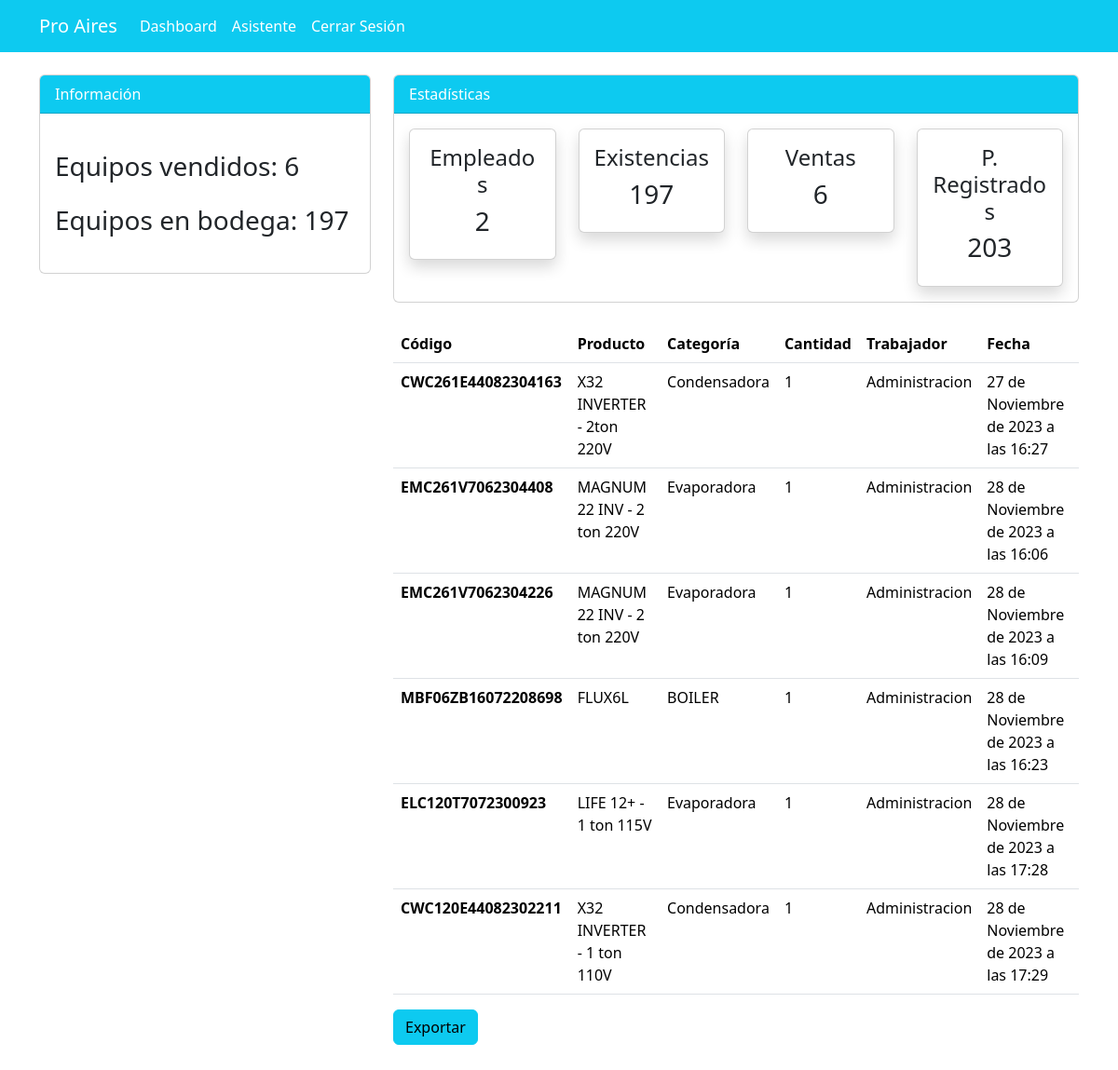
Page /pedido/ (signed in) on the committed database.
### dashboard/models.py (models this page shows, shortened)
class Order(models.Model):
    product = models.ForeignKey(Producto, on_delete=models.CASCADE)
    staff = models.ForeignKey(User, models.CASCADE)
    order_quantity = models.PositiveBigIntegerField()
    date = models.DateTimeField(auto_now_add=True)
    customer = models.ForeignKey(Customer, on_delete=models.CASCADE)
    class Meta:
        verbose_name_plural = 'Pedidos'

class Producto(models.Model):
    code = models.CharField(max_length=20)
    name = models.CharField(max_length=100)
    category = models.CharField(max_length=20)
    quantity = models.PositiveIntegerField()
    type = models.CharField(max_length=100, default=None)
    precio = models.DecimalField(max_digits=20, decimal_places=2, default=1000.00)
    created_at = models.DateTimeField(auto_now_add=True)
    updated_at = models.DateTimeField(auto_now=True)
    price_update = models.DateTimeField(default=None, null=True, blank=True)

### dashboard/views.py (the view)
# urls.py: path('pedido/', views.order, name='dashboard-order'),
@login_required
def order(request):
    orders = Order.objects.all()
    orders_count = orders.count()
    total_order_quantity = orders.aggregate(Sum('order_quantity'))['order_quantity__sum']
    workers_count = User.objects.count()
    items_count = Producto.objects.count()
    total_quantity = Producto.objects.aggregate(Sum('quantity'))['quantity__sum']
    context = {
        'orders': orders,
        'orders_count': orders_count,
        'total_order_quantity':total_order_quantity ,
        'workers_count': workers_count,
        'items_count': items_count,
        'total_quantity': total_quantity,
    }
    return render(request, 'dashboard/order.html', context)

### templates/dashboard/order.html (shortened to what this page needs)
{% extends 'partials/base.html'%}
{% block content %}
{% include 'partials/topnav.html' %}
  <div class="container">
    <div class="row my-4">
        <div class="col-md-4">
        </div>
        <div class="col-md-8">
            <table class="table bg-white">
                <thead class="bg-info">
                    <tr class="text-white">
                        <th scope="col">Código</th>
                        <th scope="col">Producto</th>
                        <th scope="col">Categoría</th>
                        <th scope="col">Cantidad</th>
                        <th scope="col">Trabajador</th>
                        <th scope="col">Fecha</th>
                    </tr>
                </thead>
                <tbody>
                {% for order in orders %}
                    <tr>
                    <th scope="col">{{ order.product.code }}</td>
                    <td>{{ order.product.name }}</td>
                    <td>{{ order.product.category }}</td>
                    <td>{{ order.order_quantity }}</td>
                    <td>{{ order.staff.username }}</td>
                    <td>{{ order.date }}</td>
                    </tr>
                {% endfor %}
                </tbody>
            </table>
            <h3 class="btn btn-info">
                <a class="nav-link" href="{% url 'dashboard-order-csv' %}"> Exportar </a>
            </h3>
        </div>
    </div>
</div>
{% endblock %}

### templates/partials/nav.html (shortened to what this page needs)
 <nav class="navbar navbar-expand-lg navbar-info bg-info">
    {% if user.is_authenticated %}
    <div class="container" color="blue">
        <a class="navbar-brand text-white" href="{% url 'pos-index' %}">Pro Aires</a>
        <div class="collapse navbar-collapse" id="navbarSupportedContent">
            <ul class="navbar-nav mr-auto">
                <li class="nav-item active">
                    <a class="nav-link text-white" href="{% url 'dashboard-index' %}">  Dashboard </a>
                </li>
            </ul>
            <ul class="navbar-nav ml-auto">
                <li class="nav-item active">
                    <a class="nav-link text-white" href="{% url 'user-profile' %}">{{user.username}}</a>
                </li>
                <li class="nav-item">
                    <a class="nav-link text-white" href="{% url 'user-logout' %}"> Cerrar Sesión</a>
                </li>
            </ul>
            {% endif %}
        </div>
    </div>
</nav>

### static/style.css (style rules this page uses)
body { background: rgb(230, 227, 227); }

### rows in the picture
Order: product.code "CWC261E44082304163", product.name "X32 INVERTER - 2ton 220V", product.category "Condensadora", order_quantity "1", staff.username "Administracion", date "27 de Noviembre de 2023 a las 16:27"
Order: product.code "EMC261V7062304408", product.name "MAGNUM 22 INV - 2 ton 220V", product.category "Evaporadora", order_quantity "1", staff.username "Administracion", date "28 de Noviembre de 2023 a las 16:06"
Order: product.code "EMC261V7062304226", product.name "MAGNUM 22 INV - 2 ton 220V", product.category "Evaporadora", order_quantity "1", staff.username "Administracion", date "28 de Noviembre de 2023 a las 16:09"
Order: product.code "MBF06ZB16072208698", product.name "FLUX6L", product.category "BOILER", order_quantity "1", staff.username "Administracion", date "28 de Noviembre de 2023 a las 16:23"
Order: product.code "ELC120T7072300923", product.name "LIFE 12+ - 1 ton 115V", product.category "Evaporadora", order_quantity "1", staff.username "Administracion", date "28 de Noviembre de 2023 a las 17:28"
Order: product.code "CWC120E44082302211", product.name "X32 INVERTER - 1 ton 110V", product.category "Condensadora", order_quantity "1", staff.username "Administracion", date "28 de Noviembre de 2023 a las 17:29"

### other values in the picture
{{ user.username }} "Asistente"
{{ total_order_quantity }} "6"
{{ total_quantity }} "197"
{{ workers_count }} "2"
{{ orders_count }} "6"
{{ items_count }} "203"
